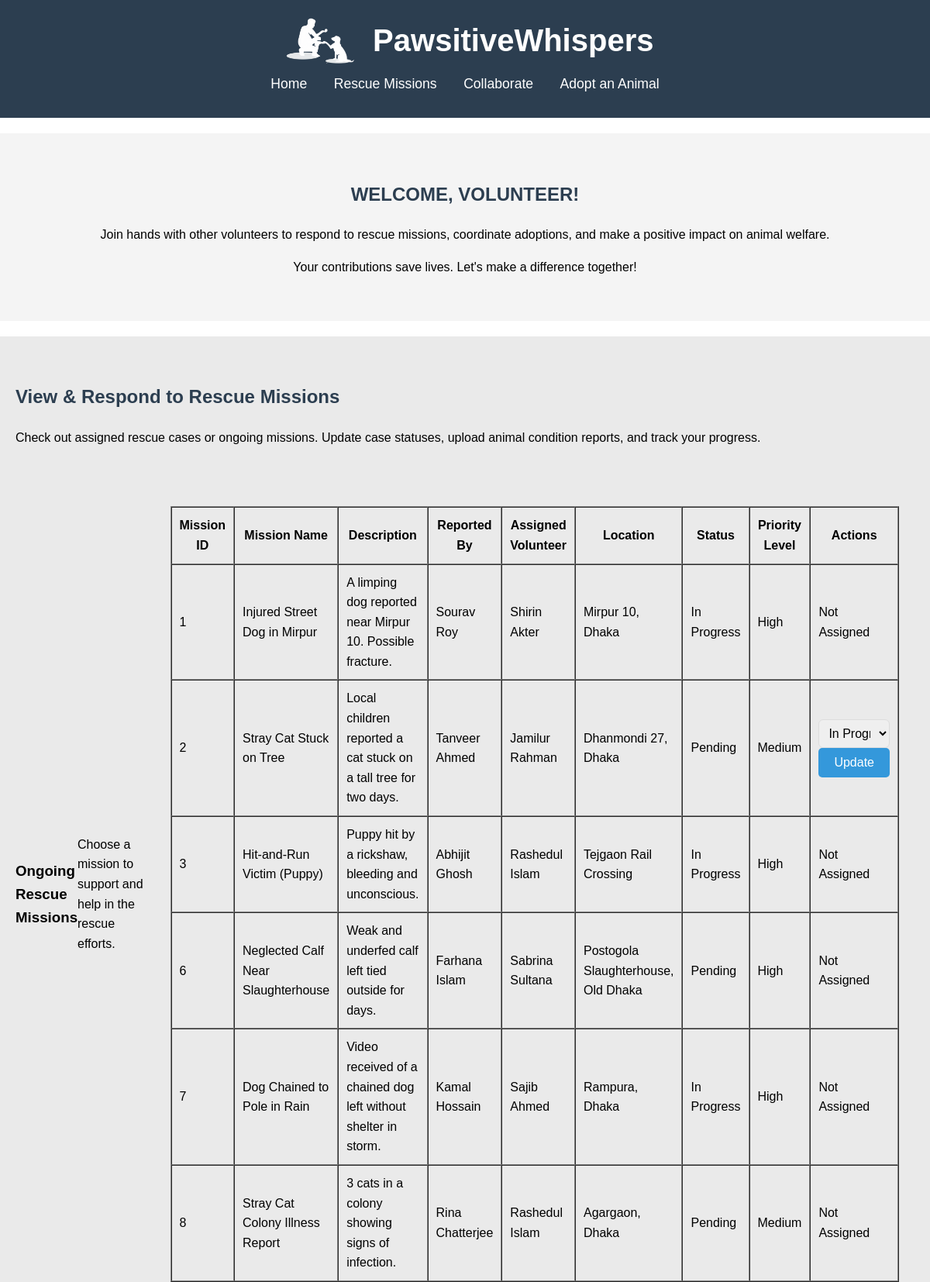
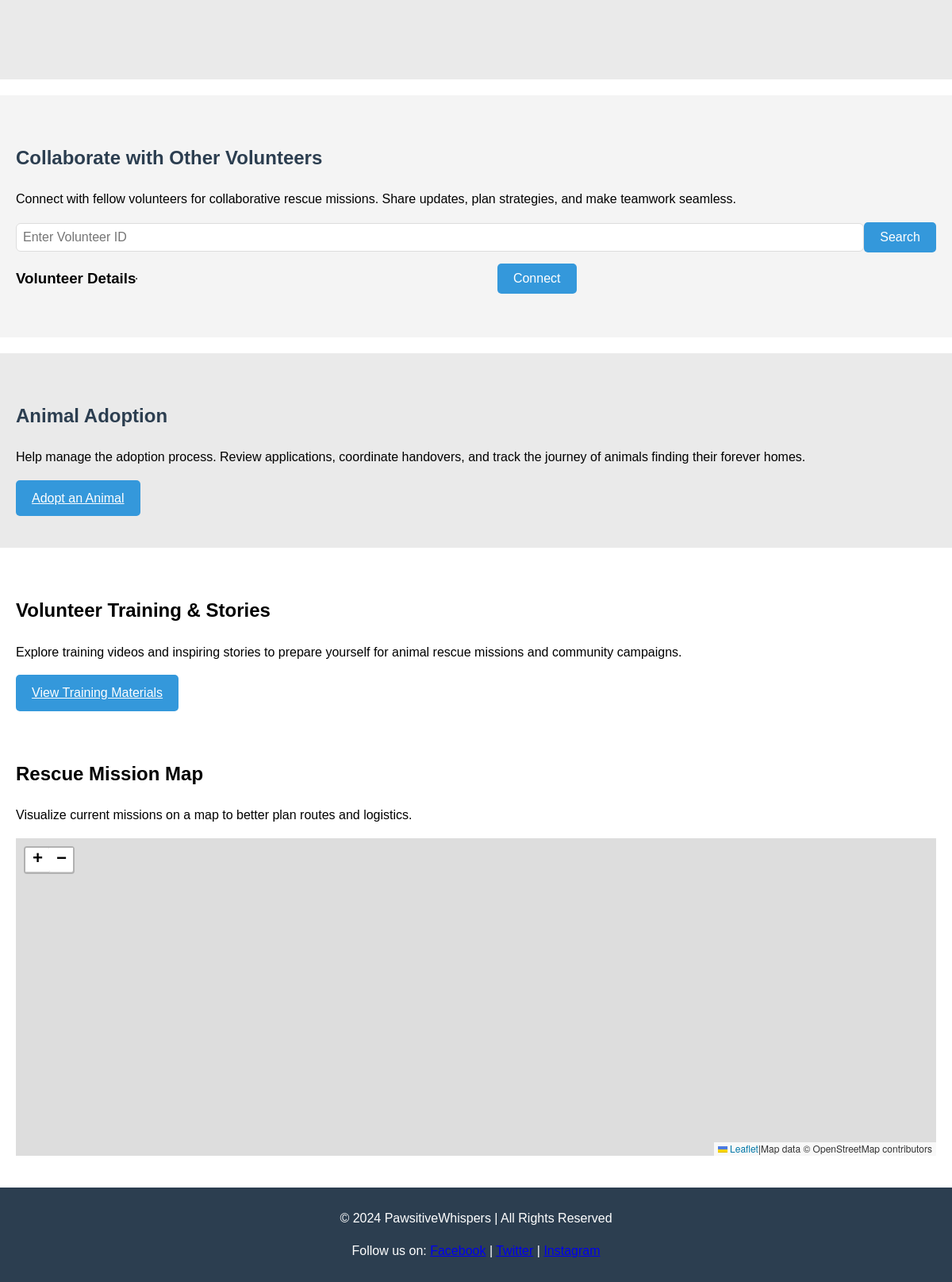
Screenshot of /Volunteer/view/VolunteerHomepage.php (signed in) with the database file from the repository (2 pictures, top to bottom).
### tables this page shows
CREATE TABLE RescueMissions (
    MissionID INT PRIMARY KEY AUTO_INCREMENT,
    MissionName VARCHAR(100) NOT NULL,
    Description TEXT,
    ReportedBy INT NOT NULL,
    AssignedVolunteer INT,
    AssignedVet INT,
    Location TEXT NOT NULL,
    Status ENUM('Pending', 'In Progress', 'Completed', 'Cancelled', 'Resolved') DEFAULT 'Pending',
    PriorityLevel ENUM('Low', 'Medium', 'High') DEFAULT 'Medium',
    RegisteredDate TIMESTAMP DEFAULT CURRENT_TIMESTAMP,
    FOREIGN KEY (ReportedBy) REFERENCES Users(UserID),
    FOREIGN KEY (AssignedVolunteer) REFERENCES Users(UserID),
    FOREIGN KEY (AssignedVet) REFERENCES Users(UserID)
);

CREATE TABLE Users (
    UserID INT PRIMARY KEY AUTO_INCREMENT,
    FullName VARCHAR(255) NOT NULL,
    Email VARCHAR(255) UNIQUE NOT NULL,
    Phone VARCHAR(15),
    Password VARCHAR(255) NOT NULL,
    HomeAddress TEXT,
    CityStateCountry VARCHAR(255),
    Role ENUM('General', 'Volunteer', 'Veterinarian', 'Benefactor') NOT NULL,
    ProfilePicturePath VARCHAR(255),
    SocialMediaLinks TEXT,
    EmailVerified BOOLEAN DEFAULT FALSE
);

### Volunteer/model/VolunteerModel.php (called while the page is built, shortened)
<?php
class VolunteerModel {
    private $conn;
    public function __construct() {
        $this->conn = new mysqli("localhost", "root", "", "PawsitiveWhispers");
    }
    public function getOngoingRescueMissions() {
        $query = "
            SELECT
                rm.MissionID,
                rm.MissionName,
                rm.Description,
                ru.FullName AS ReporterName,
                vu.FullName AS AssignedVolunteerName,
                vu.UserID AS AssignedVolunteerID,
                rm.Location,
                rm.Status,
                rm.PriorityLevel
            FROM RescueMissions rm
            JOIN Users ru ON rm.ReportedBy = ru.UserID
            LEFT JOIN Users vu ON rm.AssignedVolunteer = vu.UserID
            WHERE rm.Status IN ('In Progress', 'Pending')
        ";
        $result = $this->conn->query($query);
        return $result ? $result->fetch_all(MYSQLI_ASSOC) : [];
    }
    public function getVolunteerCapabilities($userId) {
        $stmt = $this->conn->prepare("
            SELECT EmergencyRescue, ManageAdoption
            FROM VolunteerDetails
            WHERE UserID = ?
        ");
        $stmt->bind_param("i", $userId);
        $stmt->execute();
        $result = $stmt->get_result();
        return ($result->num_rows > 0) ? $result->fetch_assoc() : null;
    }
}
?>

### Volunteer/control/VolunteerHomeControls.php (called while the page is built, shortened)
<?php
include '../model/VolunteerModel.php';
class VolunteerHomeControls {
    private $model;
    public function __construct() {
        $this->model = new VolunteerModel();
    }
    public function displayOngoingRescueMissions() {
        return $this->model->getOngoingRescueMissions();
    }
    public function getVolunteerCapabilities($userID) {
        return $this->model->getVolunteerCapabilities($userID);
    }
}
$volunteerController = new VolunteerHomeControls();
$capabilities = $volunteerController->getVolunteerCapabilities($_SESSION['user_id']);
$rescueMissions = ($capabilities && $capabilities['EmergencyRescue']) ? $volunteerController->displayOngoingRescueMissions() : [];
?>

### Volunteer/view/VolunteerHomepage.php (the view, shortened to what this page needs)
<?php
include '../control/VolunteerHomeControls.php';
$volunteerController = new VolunteerHomeControls();
$capabilities = $volunteerController->getVolunteerCapabilities($_SESSION['user_id']);
$rescueMissions = (!empty($capabilities) && $capabilities['EmergencyRescue'])
    ? $volunteerController->displayOngoingRescueMissions()
    : [];
$canManageAdoption = (!empty($capabilities) && $capabilities['ManageAdoption']);
?>
<!DOCTYPE html>
<html lang="en">
<head>
    <link rel="stylesheet" href="../css/Style.css">
</head>
<body>
    <header>
        <div style="display: flex; align-items: center; justify-content: center; gap: 10px;">
            <img src="../../Main/images/Icon.png" alt="PawsitiveWhispers Logo" style="height: 60px;">
            <h1>PawsitiveWhispers</h1>
        </div>
        <nav>
            <a href="#home">Home</a>
            <a href="#missions">Rescue Missions</a>
            <a href="#volunteers">Collaborate</a>
            <a href="#adoption">Adopt an Animal</a>
        </nav>
    </header>
    <section id="home">
        <h2>WELCOME, VOLUNTEER!</h2>
        <p>Join hands with other volunteers to respond to rescue missions, coordinate adoptions, and make a positive impact on animal welfare.</p>
        <p>Your contributions save lives. Let's make a difference together!</p>
    </section>
    <?php if (!empty($rescueMissions)) : ?>
    <section id="missions">
        <h2>View & Respond to Rescue Missions</h2>
        <p>Check out assigned rescue cases or ongoing missions. Update case statuses, upload animal condition reports, and track your progress.</p>
        <div id="rescue-missions-content">
            <h3>Ongoing Rescue Missions</h3>
            <p>Choose a mission to support and help in the rescue efforts.</p><br>
            <div id="missions">
                <table border="1" cellpadding="10" cellspacing="0">
                    <tr>
                        <th>Mission ID</th>
                        <th>Mission Name</th>
                        <th>Description</th>
                        <th>Reported By</th>
                        <th>Assigned Volunteer</th>
                        <th>Location</th>
                        <th>Status</th>
                        <th>Priority Level</th>
                        <th>Actions</th>
                    </tr>
                    <?php foreach ($rescueMissions as $mission): ?>
                        <tr>
                            <td><?= htmlspecialchars($mission['MissionID']) ?></td>
                            <td><?= htmlspecialchars($mission['MissionName']) ?></td>
                            <td><?= htmlspecialchars($mission['Description']) ?></td>
                            <td><?= htmlspecialchars($mission['ReporterName']) ?></td>
                            <td><?= htmlspecialchars($mission['AssignedVolunteerName'] ?? 'Unassigned') ?></td>
                            <td><?= htmlspecialchars($mission['Location']) ?></td>
                            <td><?= htmlspecialchars($mission['Status']) ?></td>
                            <td><?= htmlspecialchars($mission['PriorityLevel']) ?></td>
                            <td>
                                <?php if ($_SESSION['user_id'] == $mission['AssignedVolunteerID']) : ?>
                                    <form method="POST" action="../control/UpdateRescueStatus.php">
                                        <select name="status">
                                            <option value="In Progress">In Progress</option>
                                        </select>
                                        <button type="submit" class="btn">Update</button>
                                    </form>
                                <?php else: ?>
                                    <span>Not Assigned</span>
                                <?php endif; ?>
                            </td>
                        </tr>
                    <?php endforeach; ?>
                </table>
            </div>
        </div>
    </section>
    <?php endif; ?>
    <section id="volunteers">
        <h2>Collaborate with Other Volunteers</h2>
        <p>Connect with fellow volunteers for collaborative rescue missions. Share updates, plan strategies, and make teamwork seamless.</p>
        <div id="search-bar">
            <input type="number" id="volunteer-id" name="volunteerID" placeholder="Enter Volunteer ID">
            <button id="search-btn" class="btn">Search</button>
        </div>
        <div id="volunteer-details">
            <h3>Volunteer Details</h3>
            <table id="volunteer-table" border="1" cellpadding="10" cellspacing="0">
            </table>
            <button id="connect-btn" class="btn">Connect</button>
        </div>
    </section>
    <?php if ($canManageAdoption): ?>
    <section id="adoption">
        <h2>Animal Adoption</h2>
        <p>Help manage the adoption process. Review applications, coordinate handovers, and track the journey of animals finding their forever homes.</p>
        <a href="../../Main/view/Adoption.php" class="btn">Adopt an Animal</a>
    </section>
    <?php endif; ?>
    <section id="training">
        <h2>Volunteer Training & Stories</h2>
        <p>Explore training videos and inspiring stories to prepare yourself for animal rescue missions and community campaigns.</p>
        <a href="../../Main/view/TrainingLibrary.php" class="btn">View Training Materials</a>
    </section>
    <section id="map-section">
        <h2>Rescue Mission Map</h2>
        <p>Visualize current missions on a map to better plan routes and logistics.</p>
        <div id="rescue-map" style="height: 400px; width: 100%;"></div>
    </section>
    <footer>
        <p>© 2024 PawsitiveWhispers | All Rights Reserved</p>
        <p>Follow us on:
            <a href="#">Facebook</a> |
            <a href="#">Twitter</a> |
            <a href="#">Instagram</a>
        </p>
    </footer>
    <link rel="stylesheet" href="https://unpkg.com/leaflet/dist/leaflet.css"/>
</body>
</html>

### Volunteer/css/Style.css (style rules this page uses)
body { font-family: Arial, sans-serif; margin: 0; padding: 0; line-height: 1.6; }
header { background-color: #2c3e50; color: white; padding: 20px 0; text-align: center; }
header h1 { margin: 0; font-size: 2.5em; }
header nav { margin: 10px 0; }
header nav a { color: white; text-decoration: none; margin: 0 15px; font-size: 1.1em; }
header div { display: flex; align-items: center; justify-content: center; gap: 10px; }
header img { height: 60px; }
section { padding: 20px; }
#home, #missions, #volunteers, #adoption { padding: 40px 20px; margin: 20px 0; }
#home h2, #missions h2, #volunteers h2, #adoption h2 { color: #2c3e50; }
#home { background-color: #f4f4f4; text-align: center; }
#missions { background-color: #eaeaea; }
#volunteers { background-color: #f4f4f4; }
#adoption { background-color: #eaeaea; }
input, select, textarea, button, form input, form textarea { width: 100%; padding: 8px; font-size: 1em; border-radius: 6px; border: 1px solid #ddd; }
button, form button { background-color: #3498db; color: white; border: none; cursor: pointer; border-radius: 5px; padding: 10px 20px; text-align: left; }
div { display: flex; align-items: center; gap: 0; }
footer { background-color: #2c3e50; color: white; text-align: center; padding: 10px 0; margin-top: 20px; }
.btn { display: inline-block; text-align: center; margin: 0 auto; max-width: fit-content; background-color: #3498db; color: white; border: none; padding: 10px 20px; font-size: 1em; cursor: pointer; border-radius: 5px; }

### rows the page displays
rescuemissions: MissionID "1", MissionName "Injured Street Dog in Mirpur", Description "A limping dog reported near Mirpur 10. Possible fracture.", ReportedBy.FullName "Sourav Roy", AssignedVolunteer.FullName "Shirin Akter", Location "Mirpur 10, Dhaka", Status "In Progress", PriorityLevel "High", shows "Not Assigned"
rescuemissions: MissionID "2", MissionName "Stray Cat Stuck on Tree", Description "Local children reported a cat stuck on a tall tree for two days.", ReportedBy.FullName "Tanveer Ahmed", AssignedVolunteer.FullName "Jamilur Rahman", Location "Dhanmondi 27, Dhaka", Status "Pending", PriorityLevel "Medium"
rescuemissions: MissionID "3", MissionName "Hit-and-Run Victim (Puppy)", Description "Puppy hit by a rickshaw, bleeding and unconscious.", ReportedBy.FullName "Abhijit Ghosh", AssignedVolunteer.FullName "Rashedul Islam", Location "Tejgaon Rail Crossing", Status "In Progress", PriorityLevel "High", shows "Not Assigned"
rescuemissions: MissionID "6", MissionName "Neglected Calf Near Slaughterhouse", Description "Weak and underfed calf left tied outside for days.", ReportedBy.FullName "Farhana Islam", AssignedVolunteer.FullName "Sabrina Sultana", Location "Postogola Slaughterhouse, Old Dhaka", Status "Pending", PriorityLevel "High", shows "Not Assigned"
rescuemissions: MissionID "7", MissionName "Dog Chained to Pole in Rain", Description "Video received of a chained dog left without shelter in storm.", ReportedBy.FullName "Kamal Hossain", AssignedVolunteer.FullName "Sajib Ahmed", Location "Rampura, Dhaka", Status "In Progress", PriorityLevel "High", shows "Not Assigned"
rescuemissions: MissionID "8", MissionName "Stray Cat Colony Illness Report", Description "3 cats in a colony showing signs of infection.", ReportedBy.FullName "Rina Chatterjee", AssignedVolunteer.FullName "Rashedul Islam", Location "Agargaon, Dhaka", Status "Pending", PriorityLevel "Medium", shows "Not Assigned"
